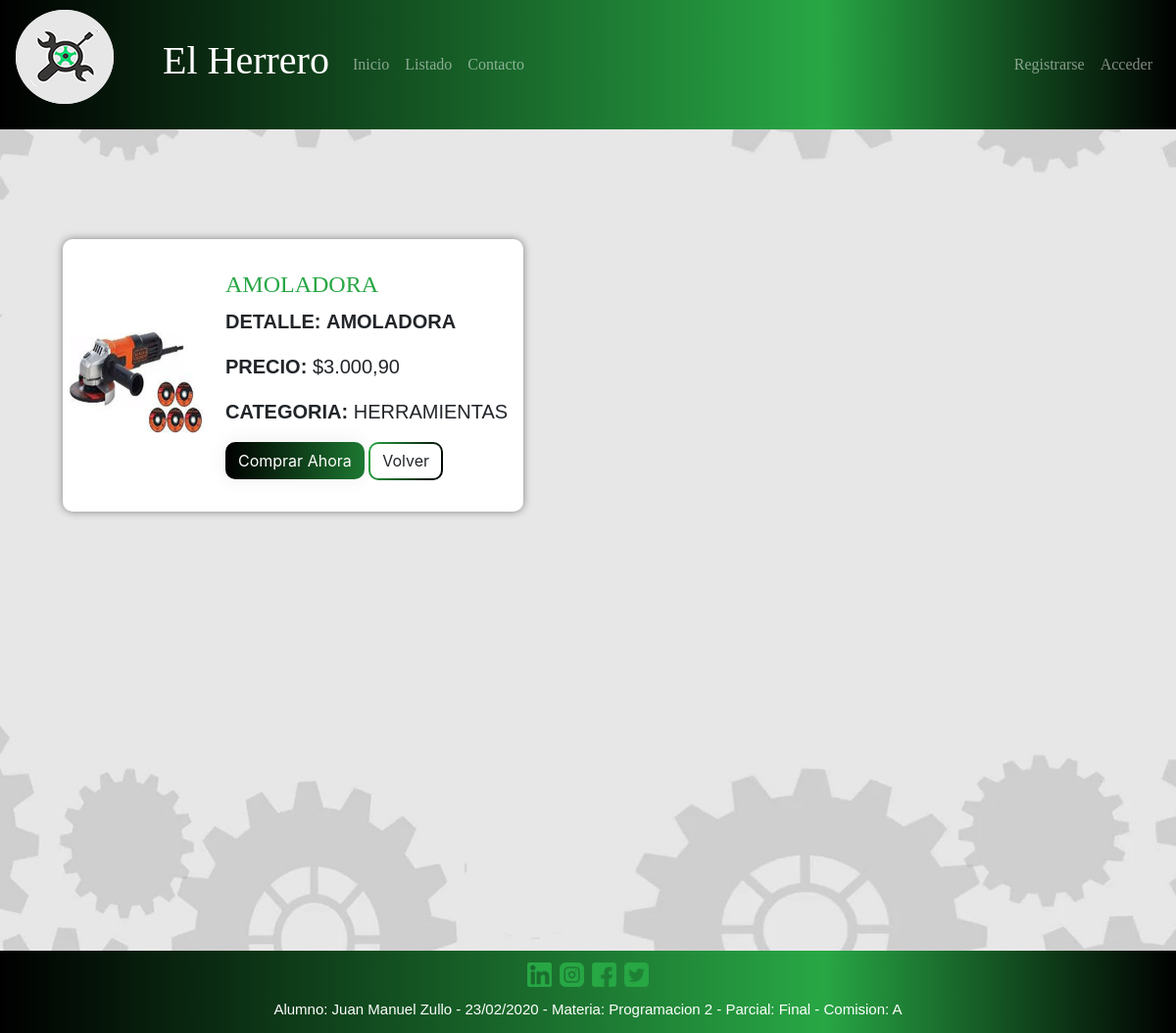
Screenshot of /sitio/index.php?s=Listado-Detalle&id=11 with the database file from the repository.
### tables this page shows
CREATE TABLE `productos` (
  `id` int(11) NOT NULL,
  `nombre` varchar(500) NOT NULL,
  `detalle` varchar(500) NOT NULL,
  `precio` double NOT NULL,
  `idcategoria` int(11) NOT NULL,
  `foto` varchar(45) DEFAULT NULL,
  `es_oferta` tinyint(4) DEFAULT NULL,
  `es_visible` tinyint(4) NOT NULL DEFAULT 1
);

CREATE TABLE `categorias` (
  `id` int(11) NOT NULL,
  `descripcion` varchar(50) DEFAULT NULL
);

### sitio/funciones/productos.php (called while the page is built, shortened)
<?php
function getProductoById($db,$id) {
    $id = mysqli_real_escape_string($db, $id);
    $queryProductobyId = "SELECT I.id, C.descripcion AS categoria, I.nombre,
    I.detalle, I.precio, I.es_oferta, I.foto, I.es_visible, I.idcategoria FROM productos I
    INNER JOIN categorias C ON I.idcategoria = C.id WHERE I.id =  $id  ";
    $ProductoDetalle = mysqli_query($db, $queryProductobyId);
    if (!$ProductoDetalle or $ProductoDetalle == null) return array();
    else {
        $ProductoDetalle = mysqli_fetch_assoc($ProductoDetalle);
        if ($ProductoDetalle != null) {
            return $ProductoDetalle;
        }
        else {
            return array();
        }
    }
}

### sitio/funciones/autenticacion.php (called while the page is built, shortened)
<?php
function estaAutenticado() {
    return isset($_SESSION['id_usuario']);
}

### sitio/secciones/Listado-Detalle.php (the view, shortened to what this page needs)
<?php
require 'funciones/productos.php';
$id = (isset($_GET['id']) and is_numeric($_GET['id']) and $_GET['id'] > 0) ? (int)$_GET['id'] : 0;
$producto = getProductoById($db,$id);
?>
<section id="listado-detalle">
    <div class="conteiner">
        <div class="tarjeta-detalle">
            <div class="left-column">
                <img src="img/<?=$producto['foto'];?>" alt="<?=$producto['nombre'];?>">
            </div>
            <div class="right-column">
                <div class="producto-nombre">
                    <h1><?=$producto['nombre'];?></h1>
                    <p><B>DETALLE: </B><?=$producto['detalle'];?></p>
                </div>
                    <div>
                        <p><B>PRECIO: </B>$<?=number_format($producto['precio'],2,",",".");?></p>
                        <p><B>CATEGORIA: </B><?=$producto['categoria'];?></p>
                        <?php
                        if (estaAutenticado()) {
                            ?>
                            <form name="compra<?= $producto['id'];?>" action="acciones/carrito-agregar.php" method="POST">
                                <input type="hidden" name="product_id" value="<?= $producto['id'];?>">
                                <div class="form-group">
                                    <input class="agregar form-control col-xs-2" type="number" value="1" min="1" max="10000">
                                </div>
                                <button type="submit"  class="btn btn-grad">Comprar Ahora</button>
                            </form>
                            <?php
                        }
                        else {
                            ?>
                            <button type="button" onclick="location.href='index.php?s=Login';" class="btn btn-grad">Comprar Ahora</button>
                            <button type="button" onclick="location.href='index.php?s=Productos';" class="btn btn-volver">Volver</button>
                            <?php
                        }
                        ?>
                </div>
            </div>
        </div>
    </div>
</section>

### sitio/css/estilos.css (style rules this page uses)
* { margin: 0; padding: 0; box-sizing: border-box; }
body { background: url(../img/fondo.jpg); background-repeat: no-repeat; background-size: 100% 100%; }
h1,h2 { font-family: Verdana; color: #28a745; }
p { font-family: Arial; text-align: justify; font-size:20px; }
img { width: 150px; height: 150px; }
.btn-grad { background: linear-gradient(to right, #000000 0%, #28a745 70%, #000000 100%) }
.btn-grad { ; padding: 6px 12px; text-align: center; transition: 0.5s; background-size: 200% auto; color: white; box-shadow: 0 0 20px #eee; border-radius: 10px; display: inline-block; }
.btn-volver { border-radius: 10px; border: solid 2px transparent; padding: 5.7px 12px; color: $color-black; background-image: linear-gradient(rgba(0, 0, 0, 0), rgba(0, 0, 0, 0)), linear-gradient(101deg, #28a745, #000000); background-origin: border-box; background-clip: content-box, border-box; box-shadow: 2px 1000px 1px #fff inset; }
#listado-detalle { padding-top: 5em; position: relative; }
#listado-detalle::after { content: ""; width: 70%; display: flex; margin: 4em auto; }
#listado-detalle p { text-align: left; }
.tarjeta-detalle { display: flex; background: white; box-shadow: 0 0 8px grey; border-radius: 10px; }
.tarjeta-detalle .left-column { position: relative; display: flex; justify-content: center; align-items: center; }
.tarjeta-detalle .left-column img { with:20px; }
.tarjeta-detalle .right-column { position: center; overflow: hidden; padding: 2rem 1rem ; display: flex; flex-direction: column; }
.tarjeta-detalle .right-column .producto-nombre { text-transform: uppercase; font-weight: bold; }
.tarjeta-detalle .right-column .producto-nombre h1 { font-size: 2vw; }
main section { margin-bottom: 4em; }

### rows the page displays
productos: foto (picture), nombre "AMOLADORA", detalle "AMOLADORA", precio "3.000,90", idcategoria.descripcion "HERRAMIENTAS"
